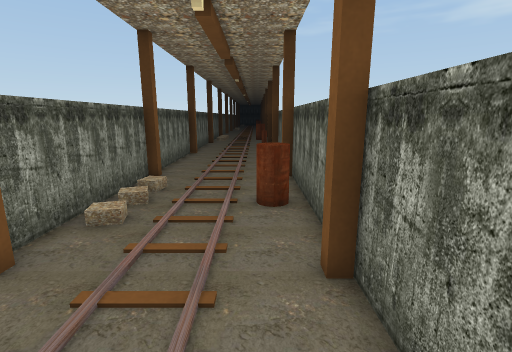
View 1 (above)

13 first-person views from a walk through a Unity game level. The camera is 1.3 m above the floor, tilts 12° down and sees 85° across. The floor is counted in squares, 0.5 m on a side. Each view is taken from the middle of a square. On the plan, view 1 faces up. The plan holds only what a view shows up to about 19 squares ahead; the rest is blank. The place goes on beyond the plan. The player is left out. Some surface patterns are stand-ins.

View 2
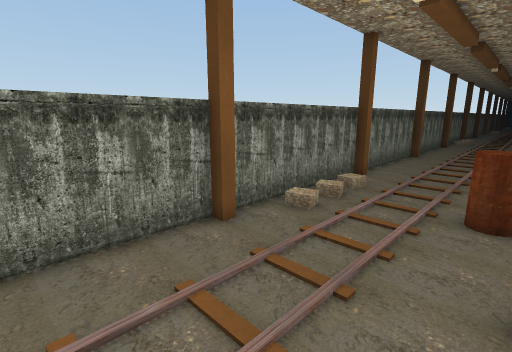

View 3
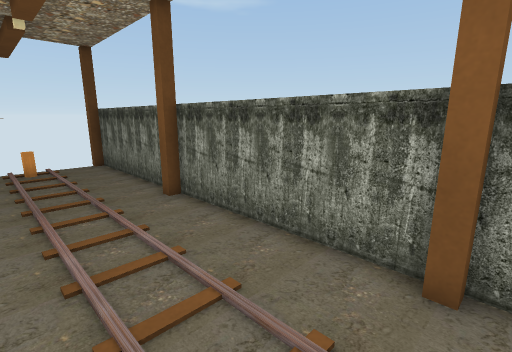

View 4
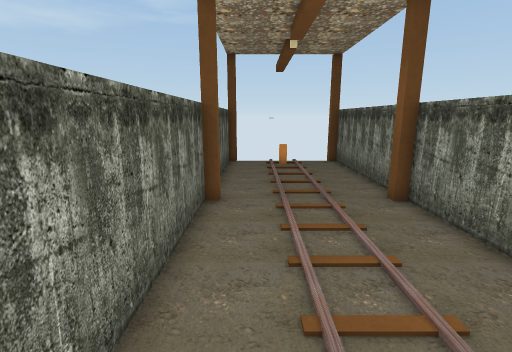

View 5
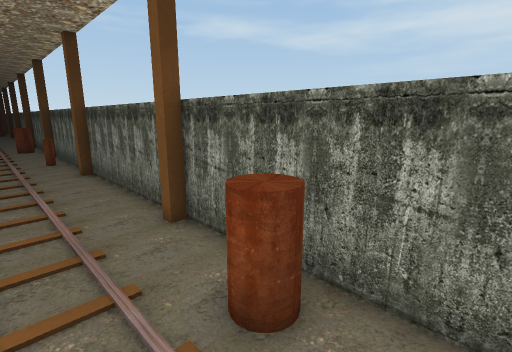

View 6
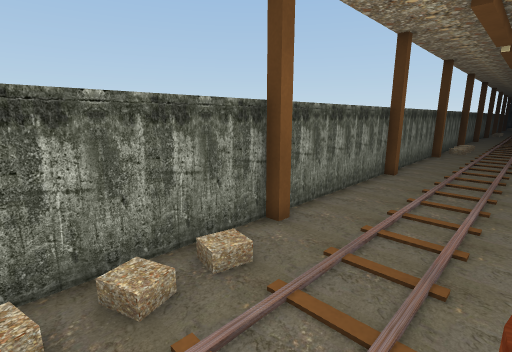

View 7
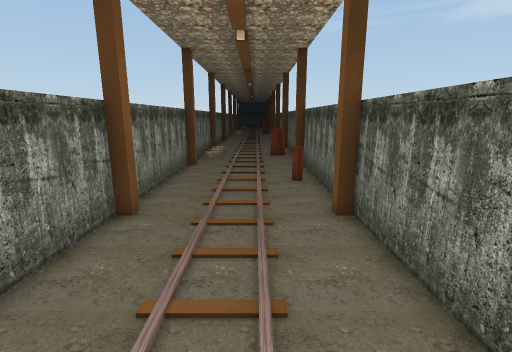

View 8
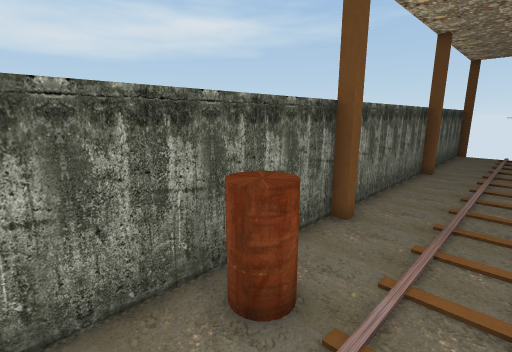

View 9
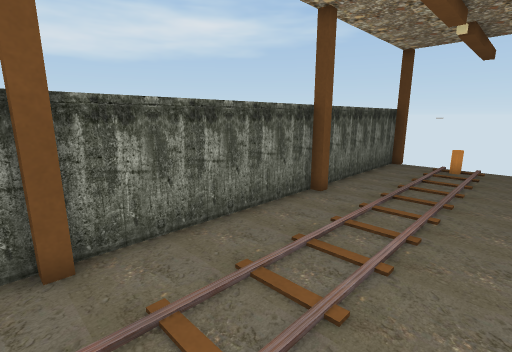

View 10
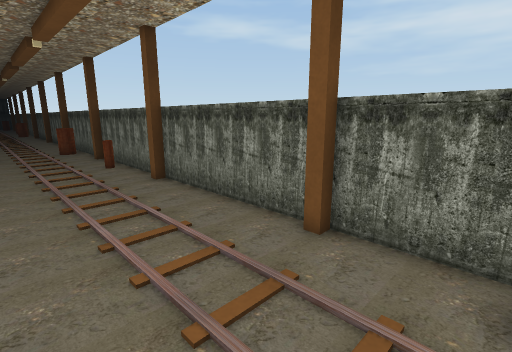

View 11
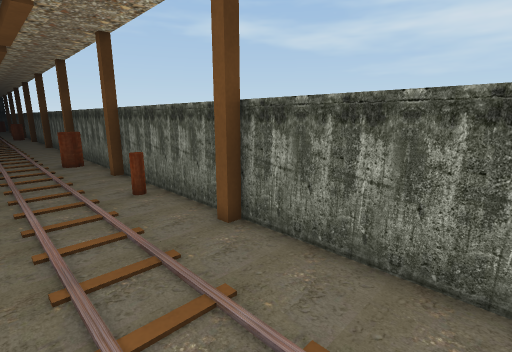

View 12
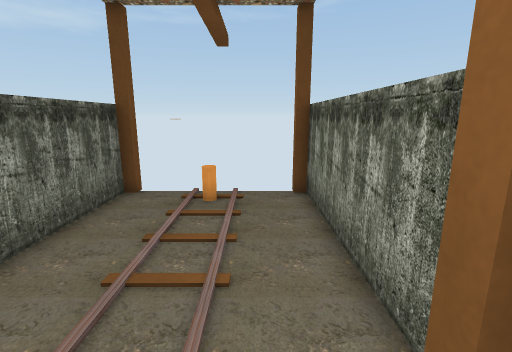

View 13
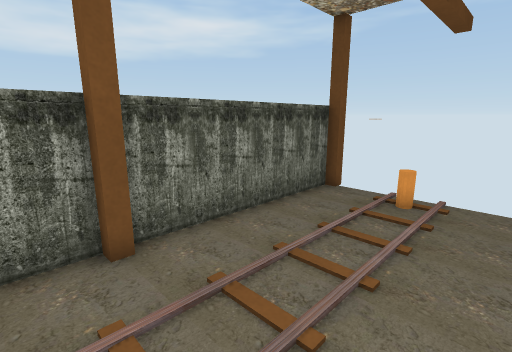

### Floor plan
Points are (right, up) in squares from view 1. A wall is a line through its corners. A room is listed if a view was taken in it or the views show most of it. See-through windows are left out.
Room 1 (views 1, 2, 3, 4, 5, 6, 7, 8, 9, 10, 11, 12, 13)
walls: (-4.3, 12.6) (-4.3, 12.1) (-4.8, 12.1) (-4.8, 4.6) (-4.3, 4.6) (-4.3, 4.1) (-4.8, 4.1) (-4.8, -3.4) (-4.3, -3.4) (-4.3, -3.9); (1.6, 12.9) (1.6, 20.1) (1.2, 20.1) (1.2, 20.6); (1.2, -3.9) (1.2, -3.4) (1.6, -3.4) (1.6, 4.1) (1.2, 4.1) (1.2, 4.6) (1.6, 4.6) (1.6, 12.1) (1.2, 12.1) (1.2, 12.6); (-4.3, 20.6) (-4.3, 20.1) (-4.8, 20.1) (-4.8, 13.1); (-4.8, -4.5) (-4.8, -11.4) (-4.3, -11.4); (1.6, 21.1) (1.6, 27.5); (1.2, -11.4) (1.6, -11.4) (1.6, -4); (-4.8, 27.5) (-4.8, 21.6)
objects: other object (0, 8) to (1, 9); other object (1, 24) to (1, 25)

Where each view was taken, in squares from view 1:
view 1: 0 up, 0 right, facing up
view 2: 0 up, 1 right, facing up-left
view 3: 5 up, 0 right, facing down-left
view 4: 5 up, 0 right, facing down
view 5: 6 up, 2 left, facing up-right
view 6: 7 up, 0 right, facing up-left
view 7: 13 up, 1 left, facing up
view 8: 11 up, 2 left, facing down-right
view 9: 5 up, 4 left, facing down-right
view 10: 9 up, 4 left, facing up-right
view 11: 15 up, 3 left, facing up-right
view 12: 2 down, 3 left, facing down
view 13: 2 down, 4 left, facing down-right
